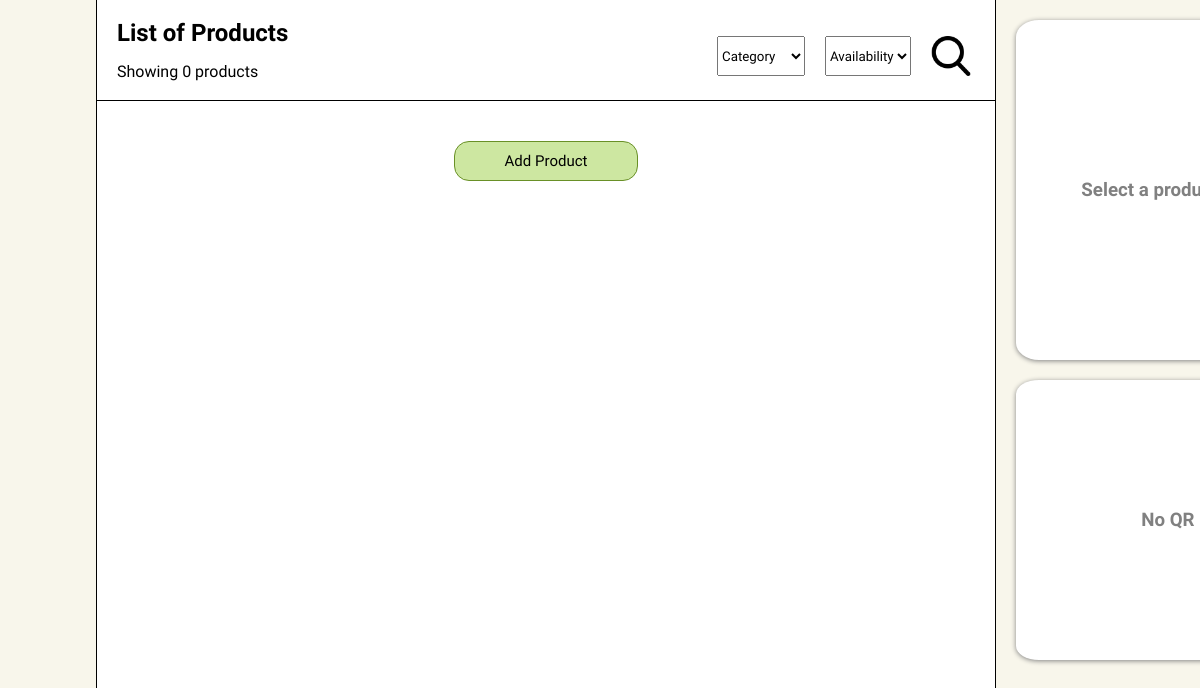
The page /inventory/product_list2/ on the database as committed earlier.
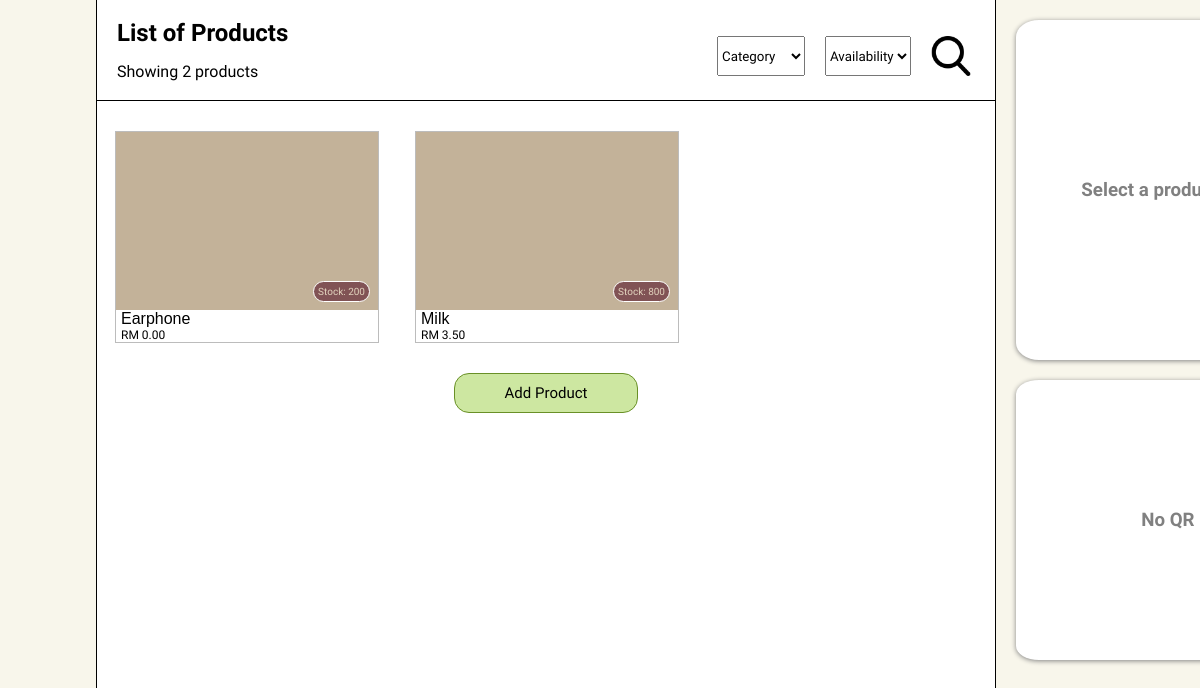
The same page on the database as committed later.
### inventory/models.py (models this page shows)
class Product(models.Model):
    name = models.CharField(max_length=100, verbose_name='Name')
    quantity = models.IntegerField(verbose_name='Quantity')
    image = models.ImageField(upload_to='products/',default='/media/products/20240322_200331.jpg')
    qr_code = models.ImageField(upload_to='qr/')
    supplier = models.CharField(max_length=100,default='Milk Maker')
    category = models.ForeignKey(Category, on_delete=models.CASCADE)
    price = models.FloatField(default=0.00)

### inventory/views.py (the view, shortened to what this page needs)
# urls.py: path('product_list2/', views.product_list_view2, name="product_list2"),
def product_list_view2(request):
    products = Product.objects.all()
    product_id = request.GET.get("add")
    chosen_product = None
    default_category = "none"
    if product_id:
        chosen_product = Product.objects.get(pk=product_id)
    return render(
        request,
        'inventory/product_list2.html',
        context={
            'products':products,
            'product_count':len(products),
            'chosen_product': chosen_product,
            'default_category': default_category
        }
    )

### inventory/templates/inventory/product_list2.html (shortened to what this page needs)
{% load static %}
<html>
<head>
    <link rel = "stylesheet" href="{% static 'css/product_list2.css' %}">
</head>
<body>
  <aside class="sidebar">
  </aside>
  <main>
    <section>
      <div class="container">
        <div class="list-header">
          <div class="list-subheader">
            <h1>List of Products</h1>
            <p>Showing {{product_count}} products</p>
          </div>
          <div class="list-filter">
            <form method="POST">
              <select name="category" value={{default_category}}>
                <option value="none">Category</option>
              </select>
              <select name="availability">
                <option value="none">Availability</option>
              </select>
              <button type="submit"><img src="{% static 'images/search 1.png' %}" width="40" height="40"></button>
            </form>
          </div>
        </div>
        <div class="list-body">
          {% for product in products%}
            <div class="product">
              <a class="fill-div" href="?add={{product.id}}"></a>
              <div class="product-stock">
                <p>Stock: {{product.quantity}}</p>
              </div>
              <div class="product-name">
                <h3>{{product.name}}</h3>
                <p>RM {{product.price| floatformat:2}}</p>
              </div>
            </div>
          {% endfor%}
        </div>
        <div id="add-product">
          <button>Add Product</button>
        </div>
      </div>
    </section>
    <section>
      <div class="details-tab">
        <div class="product-details">
          {% if chosen_product is not None%}
            <h2>{{chosen_product.name}}</h2>
            <div class="all-data">
              <div class="data">
                <h3>Category</h3>
                <h3>Stock</h3>
                <h3>Supplier</h3>
                <h3>Alert Notice</h3>
                <h3>Price</h3>
              </div>
              <div class="v-separator"></div>
              <div class="data">
                <h3>{{chosen_product.category.name}}</h3>
                <h3>{{chosen_product.quantity}}</h3>
                <h3>{{chosen_product.supplier}}</h3>
                <h3>10</h3>
                <h3>RM {{chosen_product.price | floatformat:2}}</h3>
              </div>
            </div>
          {%else%}
            <div class="default-message"><h3>Select a product to view its information</h3></div>
          {%endif%}
        </div>
        <div class="qr-details">
          {% if chosen_product is not None%}
            <div id="qr-image">
              <img src="{{chosen_product.qr_code.url}}" width="200" height="200" alt="QR code">
            </div>
            <div id="detail-buttons">
              <button class="normal-button">Edit</button>
              <button class="normal-button">Print</button>
              <button id="delete-button">Delete</button>
            </div>
          {% else%}
            <div class="default-message"><h3>No QR information found</h3></div>
          {%endif%}
        </div>
      </div>
    </section>
  </main>
</body>
</html>

### static/css/product_list2.css (style rules this page uses)
* { margin: 0; padding: 0; font-family: "Sansation", sans-serif; }
body { display: flex; background-color: #f8f6eb; }
main { display: flex; }
.sidebar { width: 8%; }
.container { margin: 0; padding: 0; width: 900px; min-height: 100vh; background-color: white; box-sizing: border-box; border: 1px solid; border-top: white; border-bottom: white; }
.list-header { display: flex; justify-content: space-between; background-color: white; width: 100%; height: 100px; border-bottom: 1px solid; position: sticky; top: 0; }
.list-subheader { display: flex; flex-direction: column; justify-content: center; }
.list-subheader p { margin-top: 15px; padding-left: 20px; }
.list-subheader h1 { padding-left: 20px; }
.list-filter { display: flex; justify-content: flex-end; align-items: flex-end; }
.list-filter form { padding: 24px; display: flex; gap: 20px; }
.list-filter button { border: none; background-color: white; width: 40px; height: 40px; }
.list-body { display: grid; grid-template-columns: 1fr 1fr 1fr; margin-top: 20px; }
.product { width:262px; height: 210px; background-color: #C3B299; margin: 10px 18px 10px 18px; border: 1px solid #BCBCBC; display: flex; justify-content: space-between; flex-direction: column; align-items: flex-end; }
a.fill-div { display: block; height: 100%; width: 100%; text-decoration: none; }
.product-stock { background-color: #815355; box-sizing: border-box; border: 1px solid white; border-radius: 20px; height: auto; width: auto; margin: 8px; }
.product-stock p { color: #E3D4BE; font-size: 10px; font-style: normal; font-weight: 400; line-height: normal; text-align: center; margin: 4px; }
.product-name { background-color: white; width: 100%; height: 40px; }
.product-name h3 { font-family: Verdana, Geneva, Tahoma, sans-serif; font-size: 16px; font-style: normal; font-weight: 400; line-height: normal; padding-left: 5px; }
.product-name p { font-size: 12px; font-style: normal; font-weight: 400; line-height: normal; padding-left: 5px; }
#add-product { position: sticky; bottom: 10; margin: 20px auto; display: flex; justify-content: center; }
#add-product button { width: 184px; height: 40px; border-radius: 15px; border: 1px solid #699027; background: #CDE7A1; font-size: 15px; }
.details-tab { display: flex; flex-direction: column; position: fixed; }
.default-message { height: 100%; width: 100%; display: flex; justify-content: center; align-items: center; }
.default-message h3 { color: gray; }
.product-details { display: flex; flex-flow: column; width: 460px; height: 340px; background-color: white; border-radius: 5%; margin: 20px; box-shadow: 0px 1px 5px #828282; }
.qr-details { width: 460px; height: 280px; background-color: white; border-radius: 5%; margin: 0px 20px 20px 20px; box-shadow: 0px 1px 5px #828282; display: flex; justify-content: space-evenly; align-items: center; }

Rows that differ between the two databases and show on the page:
added Product: quantity "200", name "Earphone", price "0.00"
added Product: quantity "800", name "Milk", price "3.50"
Other text that changed with them:
{{ product_count }}: "0" → "2"
